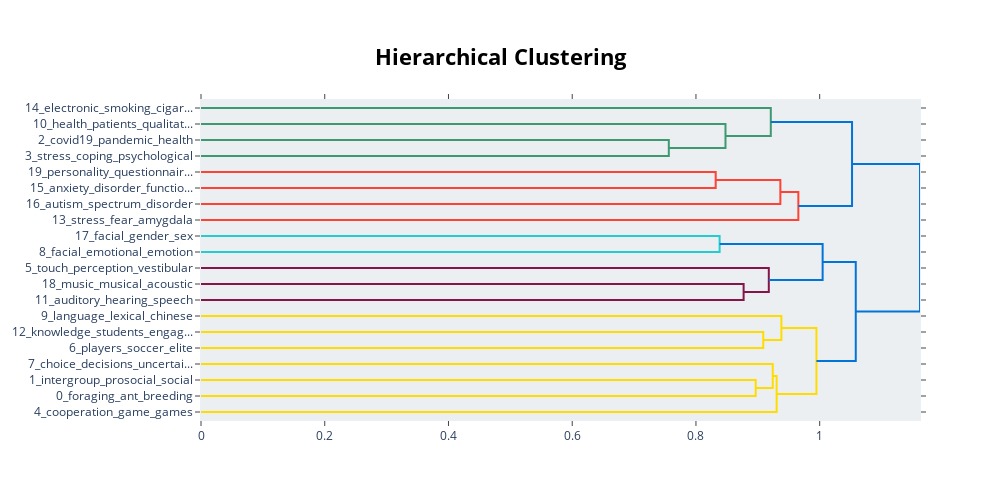

Notebook code cell kept with this figure:
### Code cell
topic_model.visualize_hierarchy(top_n_topics=20)

### Figure 1 — Plotly figure (JSON) as saved in the notebook; plotly's stock layout.template omitted (floating-point values rounded to 4 significant figures)
{"data": [{"hoverinfo": "text", "marker": {"color": "rgb(61,153,112)"}, "mode": "lines", "type": "scatter", "x": [0, 0.7561, 0.7561, 0], "xaxis": "x", "y": [-25, -25, -35, -35], "yaxis": "y"}, {"hoverinfo": "text", "marker": {"color": "rgb(61,153,112)"}, "mode": "lines", "type": "scatter", "x": [0, 0.8477, 0.8477, 0.7561], "xaxis": "x", "y": [-15, -15, -30, -30], "yaxis": "y"}, {"hoverinfo": "text", "marker": {"color": "rgb(61,153,112)"}, "mode": "lines", "type": "scatter", "x": [0, 0.921, 0.921, 0.8477], "xaxis": "x", "y": [-5, -5, -22.5, -22.5], "yaxis": "y"}, {"hoverinfo": "text", "marker": {"color": "rgb(255,65,54)"}, "mode": "lines", "type": "scatter", "x": [0, 0.8319, 0.8319, 0], "xaxis": "x", "y": [-45, -45, -55, -55], "yaxis": "y"}, {"hoverinfo": "text", "marker": {"color": "rgb(255,65,54)"}, "mode": "lines", "type": "scatter", "x": [0.8319, 0.9364, 0.9364, 0], "xaxis": "x", "y": [-50, -50, -65, -65], "yaxis": "y"}, {"hoverinfo": "text", "marker": {"color": "rgb(255,65,54)"}, "mode": "lines", "type": "scatter", "x": [0.9364, 0.9655, 0.9655, 0], "xaxis": "x", "y": [-57.5, -57.5, -75, -75], "yaxis": "y"}, {"hoverinfo": "text", "marker": {"color": "rgb(0,116,217)"}, "mode": "lines", "type": "scatter", "x": [0.921, 1.052, 1.052, 0.9655], "xaxis": "x", "y": [-13.75, -13.75, -66.25, -66.25], "yaxis": "y"}, {"hoverinfo": "text", "marker": {"color": "rgb(35,205,205)"}, "mode": "lines", "type": "scatter", "x": [0, 0.8382, 0.8382, 0], "xaxis": "x", "y": [-85, -85, -95, -95], "yaxis": "y"}, {"hoverinfo": "text", "marker": {"color": "rgb(133,20,75)"}, "mode": "lines", "type": "scatter", "x": [0, 0.877, 0.877, 0], "xaxis": "x", "y": [-115, -115, -125, -125], "yaxis": "y"}, {"hoverinfo": "text", "marker": {"color": "rgb(133,20,75)"}, "mode": "lines", "type": "scatter", "x": [0, 0.9177, 0.9177, 0.877], "xaxis": "x", "y": [-105, -105, -120, -120], "yaxis": "y"}, {"hoverinfo": "text", "marker": {"color": "rgb(0,116,217)"}, "mode": "lines", "type": "scatter", "x": [0.8382, 1.005, 1.005, 0.9177], "xaxis": "x", "y": [-90, -90, -112.5, -112.5], "yaxis": "y"}, {"hoverinfo": "text", "marker": {"color": "rgb(255,220,0)"}, "mode": "lines", "type": "scatter", "x": [0, 0.9088, 0.9088, 0], "xaxis": "x", "y": [-145, -145, -155, -155], "yaxis": "y"}, {"hoverinfo": "text", "marker": {"color": "rgb(255,220,0)"}, "mode": "lines", "type": "scatter", "x": [0, 0.9381, 0.9381, 0.9088], "xaxis": "x", "y": [-135, -135, -150, -150], "yaxis": "y"}, {"hoverinfo": "text", "marker": {"color": "rgb(255,220,0)"}, "mode": "lines", "type": "scatter", "x": [0, 0.8965, 0.8965, 0], "xaxis": "x", "y": [-175, -175, -185, -185], "yaxis": "y"}, {"hoverinfo": "text", "marker": {"color": "rgb(255,220,0)"}, "mode": "lines", "type": "scatter", "x": [0, 0.9241, 0.9241, 0.8965], "xaxis": "x", "y": [-165, -165, -180, -180], "yaxis": "y"}, {"hoverinfo": "text", "marker": {"color": "rgb(255,220,0)"}, "mode": "lines", "type": "scatter", "x": [0.9241, 0.9304, 0.9304, 0], "xaxis": "x", "y": [-172.5, -172.5, -195, -195], "yaxis": "y"}, {"hoverinfo": "text", "marker": {"color": "rgb(255,220,0)"}, "mode": "lines", "type": "scatter", "x": [0.9381, 0.9947, 0.9947, 0.9304], "xaxis": "x", "y": [-142.5, -142.5, -183.8, -183.8], "yaxis": "y"}, {"hoverinfo": "text", "marker": {"color": "rgb(0,116,217)"}, "mode": "lines", "type": "scatter", "x": [1.005, 1.058, 1.058, 0.9947], "xaxis": "x", "y": [-101.2, -101.2, -163.1, -163.1], "yaxis": "y"}, {"hoverinfo": "text", "marker": {"color": "rgb(0,116,217)"}, "mode": "lines", "type": "scatter", "x": [1.052, 1.162, 1.162, 1.058], "xaxis": "x", "y": [-40, -40, -132.2, -132.2], "yaxis": "y"}], "layout": {"autosize": false, "height": 500, "hoverlabel": {"bgcolor": "white", "font": {"family": "Rockwell", "size": 16}}, "hovermode": "closest", "plot_bgcolor": "#ECEFF1", "showlegend": false, "title": {"font": {"color": "Black", "size": 22}, "text": "<b>Hierarchical Clustering</b>", "x": 0.5, "xanchor": "center", "yanchor": "top"}, "width": 1000, "xaxis": {"mirror": "allticks", "rangemode": "tozero", "showgrid": false, "showline": true, "showticklabels": true, "ticks": "outside", "type": "linear", "zeroline": false}, "yaxis": {"mirror": "allticks", "range": [-200, 0], "rangemode": "tozero", "showgrid": false, "showline": true, "showticklabels": true, "tickmode": "array", "ticks": "outside", "ticktext": ["14_electronic_smoking_cigar...", "10_health_patients_qualitat...", "2_covid19_pandemic_health", "3_stress_coping_psychological", "19_personality_questionnair...", "15_anxiety_disorder_functio...", "16_autism_spectrum_disorder", "13_stress_fear_amygdala", "17_facial_gender_sex", "8_facial_emotional_emotion", "5_touch_perception_vestibular", "18_music_musical_acoustic", "11_auditory_hearing_speech", "9_language_lexical_chinese", "12_knowledge_students_engag...", "6_players_soccer_elite", "7_choice_decisions_uncertai...", "1_intergroup_prosocial_social", "0_foraging_ant_breeding", "4_cooperation_game_games"], "tickvals": [-5, -15, -25, -35, -45, -55, -65, -75, -85, -95, -105, -115, -125, -135, -145, -155, -165, -175, -185, -195], "type": "linear", "zeroline": false}}}
